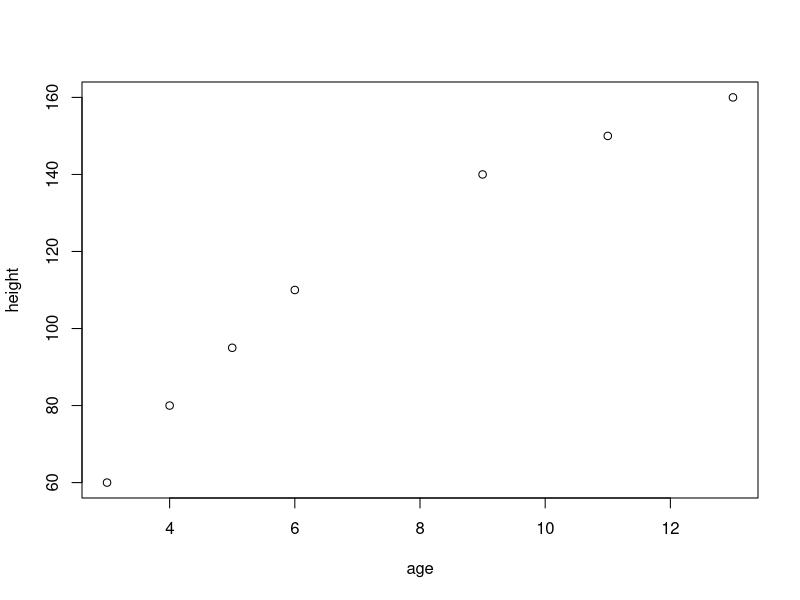
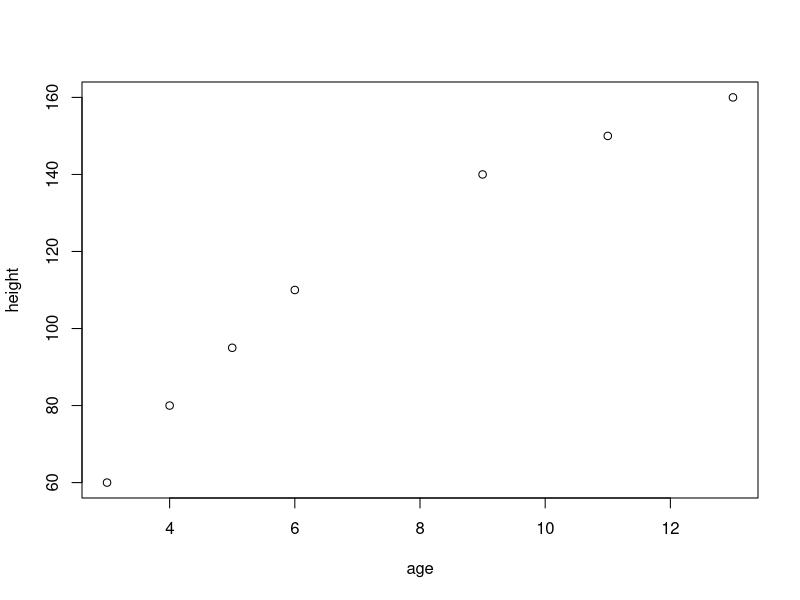

R code for these plots, in order:
## Correlation demo ----

# define two correlated variables, this dataset is actually not linear so you will 
# see that the linear correlation won't be 1
age    <- c(3, 4, 6, 5, 9, 11, 13)
height <- c(60, 80, 110, 95, 140, 150, 160)



## Pearson correlation (parametric) ----
# Plot them to see if it looks like there is a linear relationship. If there is 
# a different type of relationship then a pearson correlation wont show that
plot(age,height)

# Then we do the linear correlation (pearson correlation)
cor.test(age, height, method = 'pearson') # if we don't write a method it will use pearson 

# The result will be a t and df value that we don't use. Then comes the p-value
# if it is less than 0.05 it means that there is a significant linear correlation
# between the two variables.
# The next line will show you either the null hypothesis or the alternative depending
# on the value of the p-value. 
# For the person correlation we then have the 95% confidence intervals for the 
# correlation 
# And last we have the estimated correlation for the sample. This is usually our 
# best guess for the true correlation but remember that it always is uncertian. 
# And if the p-value is non signifikant the correlation value has no meaning.




## Spearman correlation (non-parametric) ----
# Plot them to see if it looks like there is a monotoic (consistenly increasing 
# or increasing falling) relationship. If there is a different type of relationship 
# then a spearman correlation wont show that
plot(age,height)


# Then we do the correlation (spearman correlation)
cor.test(age, height, method = 'spearman') 

# The result will be a S value that we don't use. Then comes the p-value
# if it is less than 0.05 it means that there is a significant correlation
# between the two variables
# The last line is the estimated spearman correlation (rho). Remember that if the
# p-value is non-signifikant then this value has no meaning.
# The spearman and kendall correlation can't calculate confidence intervals


## Kendall correlation (non-parametric) ----
# The kendall correlation looks the same as the spearman correlation except that
# the correlation value is called (tau)

cor.test(age, height, method = 'kendall')
